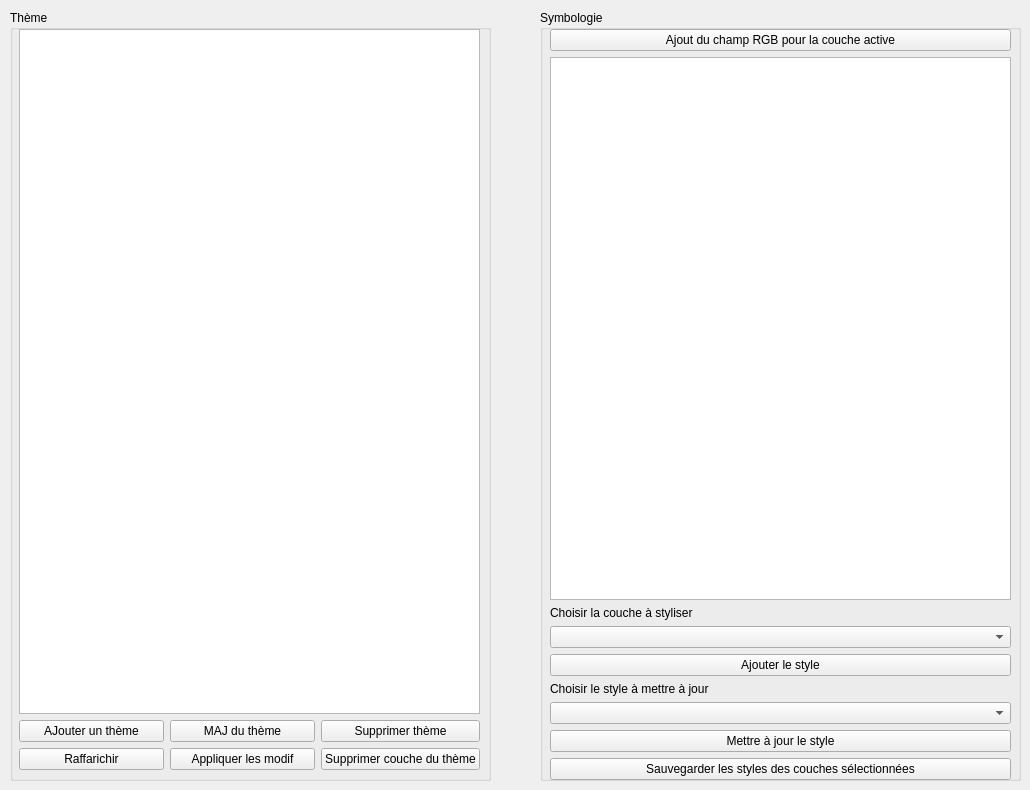
   <widget class="QWidget" name="tab_theme">
    <attribute name="title">
     <string>Thème et symbologie</string>
    </attribute>
    <widget class="QGroupBox" name="groupBox">
     <property name="geometry">
      <rect>
       <x>10</x>
       <y>10</y>
       <width>481</width>
       <height>771</height>
      </rect>
     </property>
     <property name="title">
      <string>Thème</string>
     </property>
     <widget class="QWidget" name="gridLayoutWidget">
      <property name="geometry">
       <rect>
        <x>9</x>
        <y>19</y>
        <width>461</width>
        <height>741</height>
       </rect>
      </property>
      <layout class="QGridLayout" name="gridLayout">
       <item row="1" column="1">
        <widget class="QPushButton" name="MAJ_theme">
         <property name="text">
          <string>MAJ du thème</string>
         </property>
        </widget>
       </item>
       <item row="1" column="2">
        <widget class="QPushButton" name="Supprimer_theme">
         <property name="text">
          <string>Supprimer thème</string>
         </property>
        </widget>
       </item>
       <item row="0" column="0" colspan="3">
        <widget class="QTreeView" name="Theme_tree"/>
       </item>
       <item row="1" column="0">
        <widget class="QPushButton" name="Ajouter_theme">
         <property name="text">
          <string>AJouter un thème</string>
         </property>
        </widget>
       </item>
       <item row="2" column="1">
        <widget class="QPushButton" name="Appliquer_theme">
         <property name="text">
          <string>Appliquer les modif</string>
         </property>
        </widget>
       </item>
       <item row="2" column="0">
        <widget class="QPushButton" name="rafraichir_theme_view">
         <property name="text">
          <string>Raffarichir</string>
         </property>
        </widget>
       </item>
       <item row="2" column="2">
        <widget class="QPushButton" name="Sup_couche_theme">
         <property name="text">
          <string>Supprimer couche du thème</string>
         </property>
        </widget>
       </item>
      </layout>
     </widget>
    </widget>
    <widget class="QGroupBox" name="groupBox_2">
     <property name="geometry">
      <rect>
       <x>540</x>
       <y>10</y>
       <width>481</width>
       <height>771</height>
      </rect>
     </property>
     <property name="title">
      <string>Symbologie</string>
     </property>
     <widget class="QWidget" name="verticalLayoutWidget_3">
      <property name="geometry">
       <rect>
        <x>10</x>
        <y>19</y>
        <width>461</width>
        <height>751</height>
       </rect>
      </property>
      <layout class="QVBoxLayout" name="verticalLayout_13" stretch="0,0,0,0,0,0,0,0,0">
       <item>
        <layout class="QHBoxLayout" name="horizontalLayout_14">
         <item>
          <widget class="QPushButton" name="BV_RGB">
           <property name="text">
            <string>Ajout du champ RGB pour la couche active</string>
           </property>
          </widget>
         </item>
        </layout>
       </item>
       <item>
        <widget class="QTreeView" name="Style_tree"/>
       </item>
       <item>
        <widget class="QLabel" name="label_32">
         <property name="text">
          <string>Choisir la couche à styliser</string>
         </property>
        </widget>
       </item>
       <item>
        <widget class="QComboBox" name="Style_couche"/>
       </item>
       <item>
        <widget class="QPushButton" name="Ajout_style">
         <property name="text">
          <string>Ajouter le style</string>
         </property>
        </widget>
       </item>
       <item>
        <widget class="QLabel" name="label_33">
         <property name="text">
          <string>Choisir le style à mettre à jour</string>
         </property>
        </widget>
       </item>
       <item>
        <widget class="QComboBox" name="Maj_style_couche"/>
       </item>
       <item>
        <widget class="QPushButton" name="Maj_style">
         <property name="text">
          <string>Mettre à jour le style</string>
         </property>
        </widget>
       </item>
       <item>
        <widget class="QPushButton" name="btn_export_styles">
         <property name="text">
          <string>Sauvegarder les styles des couches sélectionnées</string>
         </property>
        </widget>
       </item>
      </layout>
     </widget>
    </widget>
   </widget>
